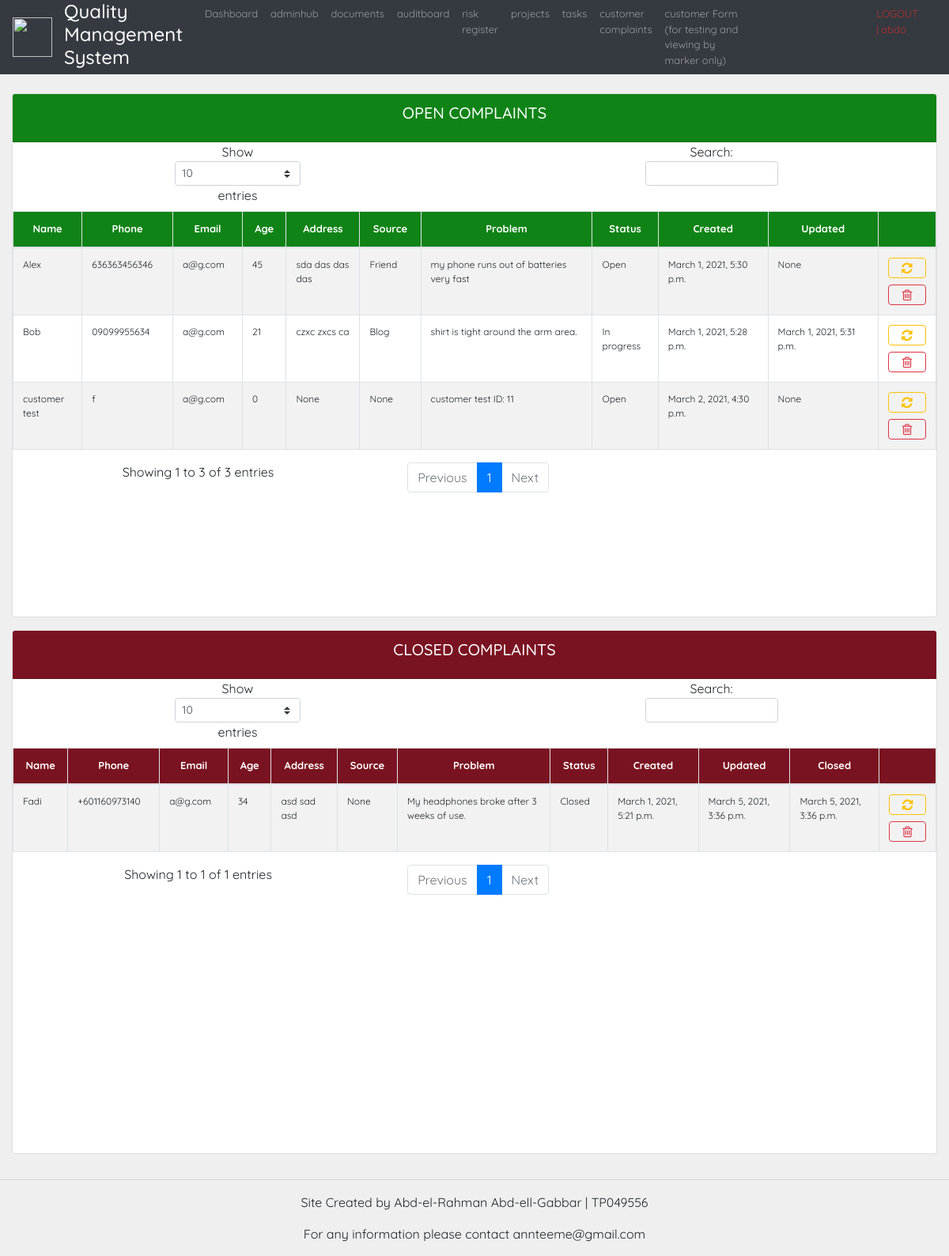
/customercomplaints/ (signed in), run on the app's committed database.
### custs/models.py (models this page shows, shortened)
class Customer(models.Model):
    SOURCE_CHOICES =(
        ('Blog', 'Blog'),
        ('Social media', 'Social media'),
        ('Friend', 'Friend'),
        ('Google search', 'Google search'),
        ('Product package', 'Product package'),
        ('Company Employee', 'Company Employee'),
    )
    STATUS_CHOICE =(
        ('Open', 'Open'),
        ('In progress', 'In progress'),
        ('Closed', 'Closed'),
    )
    name = models.CharField(max_length=255)
    phone = models.CharField(max_length=255)
    email = models.EmailField(max_length=255)
    age = models.IntegerField(default=0, null=True, blank=True)
    address = models.CharField(max_length=255, null=True, blank=True)
    status = models.CharField(choices=STATUS_CHOICE, max_length=250, null=True, blank=True)
    source = models.CharField(choices=SOURCE_CHOICES, max_length=250, null=True, blank=True)
    problem = models.TextField(max_length=1000, null=False)
    dateCreated = models.DateTimeField(auto_now_add=True)
    dateUpdated = models.DateTimeField(null=True, blank=True)
    dateFinished = models.DateTimeField(null=True, blank=True)

### custs/views.py (the view)
# urls.py: path('customercomplaints/', customerComplaints, name= "customerComplaints"),
@login_required(login_url='login')
def customerComplaints(request):
    custs = Customer.objects.all()
    return render(request, 'customer_complaints.html', {'custs': custs})

### custs/templates/customer_complaints.html (shortened to what this page needs)
{%  extends 'Base.html' %}
{% block content %}
<br>
<div class="row ">
	<div class="col">
		<div class="card text-center mb-3">
			<div class="card-header"  id="table-title1">
				<h5 class="card-title">OPEN COMPLAINTS</h5>
			</div>
			<div id="table-short">
				<table class="table table-striped table-bordered projects" style="width: 100%">
					<thead>
						<tr id="table-title1">
							<th>Name</th>
							<th>Phone</th>
							<th>Email</th>
							<th>Age</th>
							<th>Address</th>
							<th>Source</th>
							<th>Problem</th>
							<th>Status</th>
							<th>Created</th>
							<th>Updated</th>
							<th></th>
						</tr>
					</thead>
					<tbody id="table-font" >
					{% for c in custs %}
						{% if c.status != 'Closed' %}
						<tr >
							<td>{{c.name}}</td>
							<td>{{c.phone}}</td>
							<td>{{c.email}}</td>
							<td>{{c.age}}</td>
							<td>{{c.address}}</td>
							<td>{{c.source}}</td>
							<td>{{c.problem}}</td>
							<td>{{c.status}}</td>
							<td>{{c.dateCreated}}</td>
							<td>{{c.dateUpdated}}</td>
							<td class="container" style="width: 10px;"><a class="btn btn-outline-warning  btn-block fa fa-refresh fa-lg" aria-hidden="true" href="{% url 'customerUpdate' c.id %}"></a>
								<a class="btn btn-outline-danger  btn-block fa fa-trash-o fa-lg" aria-hidden="true" href="{% url 'customerDelete' c.id %}"></a></td>
							</tr>
						{% endif %}
					{% endfor %}
					</tbody>
				</table>
			</div>
		</div>
	</div>
</div>
<div class="row ">
	<div class="col">
		<div class="card text-center mb-3">
			<div class="card-header"  id="table-title2">
				<h5 class="card-title">CLOSED COMPLAINTS</h5>
			</div>
			<div id="table-short">
				<table class="table table-striped table-bordered projects" style="width: 100%">
					<thead>
						<tr id="table-title2">
							<th>Name</th>
							<th>Phone</th>
							<th>Email</th>
							<th>Age</th>
							<th>Address</th>
							<th>Source</th>
							<th>Problem</th>
							<th>Status</th>
							<th>Created</th>
							<th>Updated</th>
							<th>Closed</th>
							<th></th>
						</tr>
					</thead>
					<tbody id="table-font" >
					{% for c in custs %}
						{% if c.status == 'Closed' %}
						<tr >
							<td>{{c.name}}</td>
							<td>{{c.phone}}</td>
							<td>{{c.email}}</td>
							<td>{{c.age}}</td>
							<td>{{c.address}}</td>
							<td>{{c.source}}</td>
							<td>{{c.problem}}</td>
							<td>{{c.status}}</td>
							<td>{{c.dateCreated}}</td>
							<td>{{c.dateUpdated}}</td>
							<td>{{c.dateFinished}}</td>
							<td class="container" style="width: 10px;"><a class="btn btn-outline-warning  btn-block fa fa-refresh fa-lg" aria-hidden="true" href="{% url 'customerUpdate' c.id %}"></a>
								<a class="btn btn-outline-danger  btn-block fa fa-trash-o fa-lg" aria-hidden="true" href="{% url 'customerDelete' c.id %}"></a></td>
							</tr>
						{% endif %}
					{% endfor %}
					</tbody>
				</table>
			</div>
		</div>
	</div>
</div>
{% endblock %}

### templates/navbar.html (shortened to what this page needs)
{% load static %}
<nav class="navbar navbar-expand-lg navbar-dark bg-dark sticky-top py-0">
  <img src="{% static 'images/logo.png' %}" width="50" height="50" alt="">
  <div class="container-fluid">
    <div class="collapse navbar-collapse" id="navbarNav">
      <ul style="font-size: small;" class="navbar-nav">
        <li style="margin-right: 20px; color: white !important;" class="nav-item">
          <h4 aria-current="page">Quality Management System</a>
        </li>
        {% if request.user.is_staff or request.user.is_staff %}
        <li class="nav-item">
          <a class="nav-link" aria-current="page" href="{% url 'home' %}">Dashboard</a>
        </li>
        <li class="nav-item">
          <a class="nav-link" href="http://127.0.0.1:8000/admin/">adminhub</a>
        </li>
        <li class="nav-item">
          <a class="nav-link" href="{% url 'docboard' %}">documents</a>
        </li>
        <li class="nav-item">
          <a class="nav-link" href="{% url 'auditboard' %}">auditboard</a>
        </li>
        <li class="nav-item">
          <a class="nav-link" href="{% url 'risk' %}">risk register</a>
        </li>
        {% endif %}
        <li class="nav-item">
          <a class="nav-link" href="{% url 'projectCreate' %}">projects</a>
        </li>
        <li class="nav-item">
          <a class="nav-link" href="{% url 'taskCreate' %}">tasks</a>
        </li>
        <li class="nav-item">
          <a class="nav-link" href="{% url 'customerComplaints' %}">customer complaints</a>
        </li>
        <li class="nav-item">
          <a class="nav-link" href="{% url 'cust_form' %}">customer Form (for testing and viewing by marker only)</a>
        </li>
        <li class="nav-item">
          <a style="margin-left: 150px; color: rgb(189, 45, 45) !important;" class="nav-link"
            href="{% url 'logout'%}">LOGOUT | {{request.user}}</a>
        </li>
      </ul>
    </div>
  </div>
</nav>

### static/css/main.css (style rules this page uses)
body { background-color: #efefef; }

### templates/Base.html (style rules this page uses)
body { font-family: 'Quicksand', sans-serif !important; }

### custs/templates/customer_complaints.html (style rules this page uses)
#table-title1 { background-color: #108316; color: white; font-size:13px; text-align: center; }
#table-title2 { background-color: #7a1321; color: white; font-size:13px; text-align: center; }
#table-short { height: 600px; overflow-y: auto; }
#table-font { font-size:12px; text-align: left; }

### data on the page
Customer: name "Bob", phone "09099955634", email "a@g.com", age "21", address "czxc zxcs ca", source "Blog", problem "shirt is tight around the arm area.", status "In progress", dateCreated "March 1, 2021, 5:28 p.m.", dateUpdated "March 1, 2021, 5:31 p.m."
Customer: name "Alex", phone "636363456346", email "a@g.com", age "45", address "sda das das das", source "Friend", problem "my phone runs out of batteries very fast", status "Open", dateCreated "March 1, 2021, 5:30 p.m.", dateUpdated "None"
Customer: name "customer test", phone "f", email "a@g.com", age "0", address "None", source "None", problem "customer test ID: 11", status "Open", dateCreated "March 2, 2021, 4:30 p.m.", dateUpdated "None"
Customer: name "Fadi", phone "+601160973140", email "a@g.com", age "34", address "asd sad asd", source "None", problem "My headphones broke after 3 weeks of use.", status "Closed", dateCreated "March 1, 2021, 5:21 p.m.", dateUpdated "March 5, 2021, 3:36 p.m.", dateFinished "March 5, 2021, 3:36 p.m."

### other printed values
{{ request.user }} "abdo"
